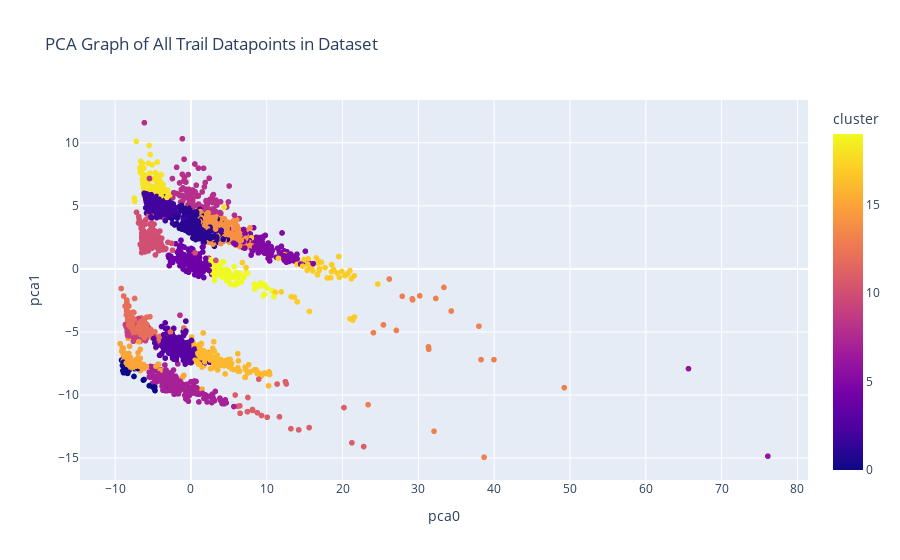

Notebook code for this chart:
### Markdown cell above
# Analysis of Results - Example 1

Given this polarized test case based in Millard County, Utah, United States, the results prove promising. The preferences the user gave indicate that kid and dog friendliness are at the highest priority, and the rest were not. The returned trails had features where dogs were permitted and that they were enjoyable for kids. Oak Flat Loop Trail - the local recommended trail, is within the desired distance range for traveling of 100 miles with the distance from the user’s location being 98.87 miles. This trail also had a close difficulty rating from the user’s preference, being 4.29 compared to 4, respectively. The nationwide trails are far from the user’s current location, but still return attributes and features that are similar with the user’s polarized preferences. When there are polarized preferences, the model performs well and scales each feature to a point where the polarized features are being heavily prioritized compared to others. 

We also see the weights coming into play in the PCA that includes all of the data. Since the priorities are so much higher for kids and dogs, we see a large distance between the clusters from this weighting. Since these are both binary variables, their axes are quite distinct and divide the clusters clearly on this graph between the ones that fit the dog friendly or kid friendly and those that do not.

### Code cell
example2.big_pca()

### Figure 1 — Plotly figure (JSON) as saved in the notebook; plotly's stock layout.template omitted (floating-point values rounded to 4 significant figures; data arrays with more than 128 entries replaced by an {"elided": "..."} marker saying what was removed)
{"data": [{"customdata": {"elided": "3061x8 mixed values"}, "hovertemplate": "pca0=%{x}<br>pca1=%{y}<br>trail_id=%{customdata[0]}<br>distance=%{customdata[1]}<br>name=%{customdata[2]}<br>area_name=%{customdata[3]}<br>length=%{customdata[4]}<br>difficulty_rating=%{customdata[5]}<br>features=%{customdata[6]}<br>activities=%{customdata[7]}<br>cluster=%{marker.color}<extra></extra>", "legendgroup": "", "marker": {"color": {"elided": "3061 int values"}, "coloraxis": "coloraxis", "symbol": "circle"}, "mode": "markers", "name": "", "showlegend": false, "type": "scattergl", "x": {"elided": "3061 float values"}, "xaxis": "x", "y": {"elided": "3061 float values"}, "yaxis": "y"}], "layout": {"coloraxis": {"colorbar": {"title": {"text": "cluster"}}, "colorscale": [[0, "#0d0887"], [0.1111, "#46039f"], [0.2222, "#7201a8"], [0.3333, "#9c179e"], [0.4444, "#bd3786"], [0.5556, "#d8576b"], [0.6667, "#ed7953"], [0.7778, "#fb9f3a"], [0.8889, "#fdca26"], [1, "#f0f921"]]}, "legend": {"tracegroupgap": 0}, "title": {"text": "PCA Graph of All Trail Datapoints in Dataset"}, "xaxis": {"anchor": "y", "domain": [0, 1], "title": {"text": "pca0"}}, "yaxis": {"anchor": "x", "domain": [0, 1], "title": {"text": "pca1"}}}}
